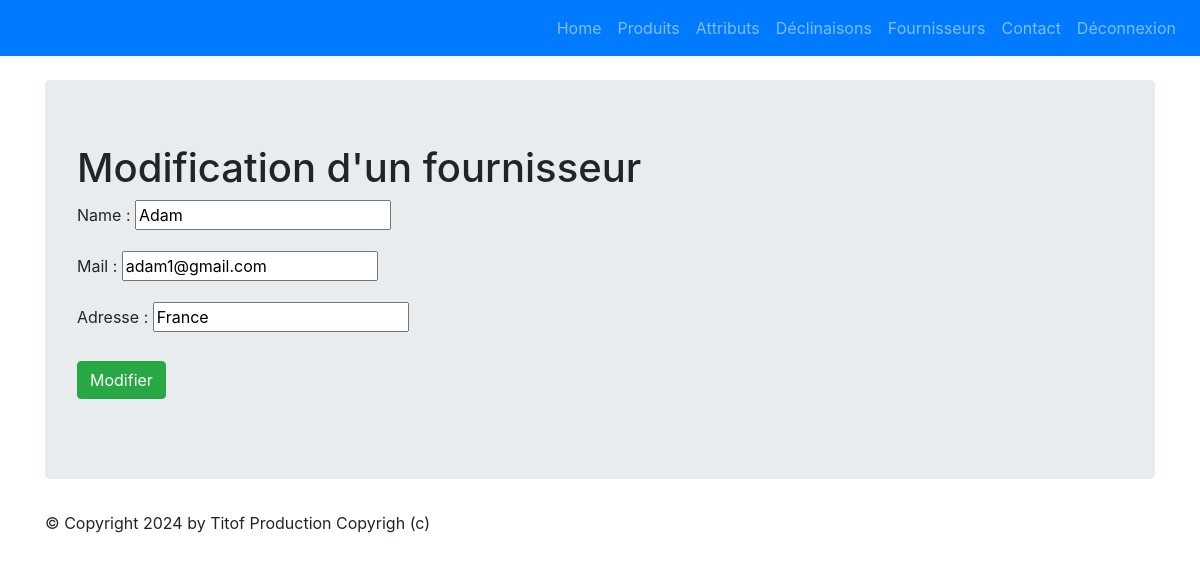
Page /monapp/fournisseur/1/update/ (signed in) on the earlier database version.
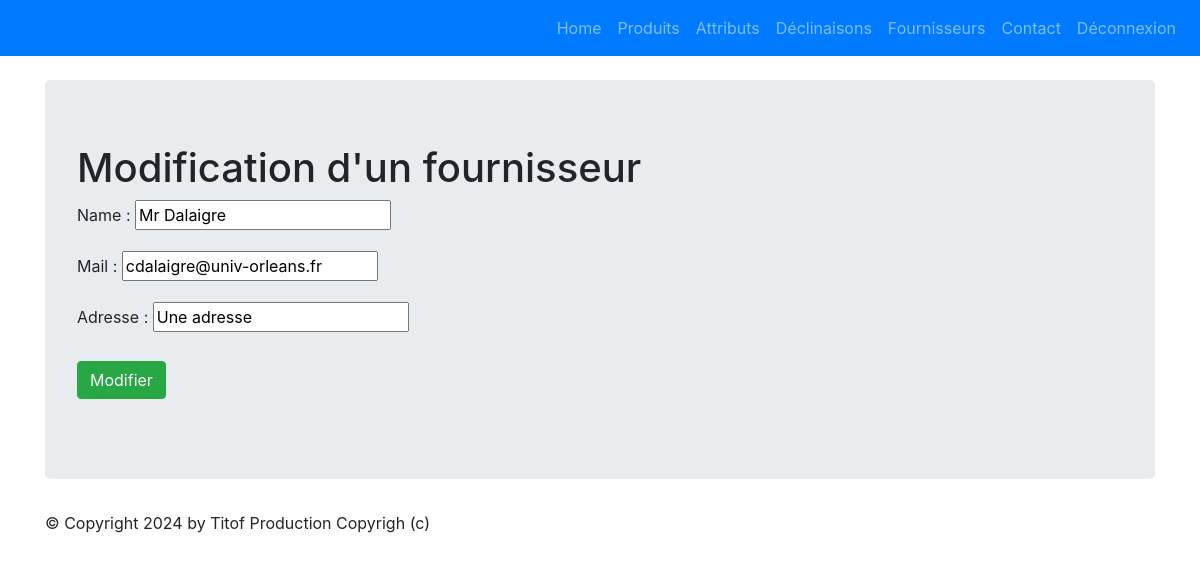
Same page on the later database version.
### monapp/models.py (models this page shows)
class Fournisseur(models.Model):
    class Meta:
        verbose_name = "Fournisseur"
        ordering = ['name']
    name = models.CharField(max_length=100)
    mail = models.CharField(max_length=150)
    adresse = models.CharField(max_length=150)

### monapp/views.py (the view, shortened to what this page needs)
# urls.py: path("fournisseur/<pk>/update/",views.FournisseurUpdateView.as_view(), name="fournisseur-update"),
@method_decorator(login_required, name='dispatch')
class FournisseurUpdateView(UpdateView):
  model = Fournisseur
  form_class = FournisseurForm
  template_name = "monapp/update_fournisseur.html"

### monapp/forms.py
class FournisseurForm(forms.ModelForm):
    class Meta:
        model = Fournisseur
        fields = '__all__'

### monapp/templates/monapp/update_fournisseur.html (shortened to what this page needs)
{% extends 'monapp/base.html' %}
{% block contenu %}
<h1> Modification d'un fournisseur </h1>
<form action="" method="post" >
    {{ form.as_p }}
    <button type="submit" class="btn btn-success mt-2">Modifier</button>
</form>
{% endblock %}

Differences in the rows shown:
changed Fournisseur: name "Adam" → "Mr Dalaigre"; mail "adam1@gmail.com" → "cdalaigre@univ-orleans.fr"; adresse "France" → "Une adresse"
